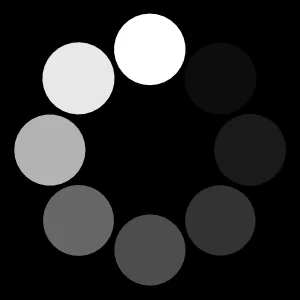
#> input picture img/webp/giphy.webp, 300 x 300 px
$ python blend_gif.py ../webp/giphy.webp ../webp/giphy.webp 5
#> lines starting #> are read from the running program, lines starting #| are printed output that depends on the picture
import os
import sys

from PIL import Image, ImageSequence
import numpy as np
import matplotlib.pyplot as plt
import moviepy.editor as mpy
import cv2 as cv


from gif_creation_2 import save_transparent_gif


def blend_with_alpha(frame, overlay, step_idx, total):
    """
    使用给定的 Alpha 值将帧与覆盖图混合。
    :param frame: 单帧图像 (PIL.Image)
    :param overlay: 覆盖图像 (PIL.Image)
    :param ratio: 0~1
    :return: 混合后的帧 (PIL.Image)
    """
    # 将帧和覆盖图转换为 RGBA 模式
    frame = frame.convert("RGBA")
    overlay = overlay.convert("RGBA")

    # 调整覆盖图大小以匹配帧
    overlay = overlay.resize(frame.size)
    alpha = overlay.getchannel('A')

    # 将帧和覆盖图转换为 NumPy 数组
    # frame_np = np.array(frame)
    overlay_np = np.array(overlay)

    # 计算混合因子
    # 51 is current color of texts
    step_size = (255 - 51) / total
    # overlay_np[:, :, :3] = overlay_np[:, :, :3] * factor
    # overlay_np = np.clip(overlay_np, 0, 255).astype(np.uint8)

    # erosion effect
    erosion_level = step_idx / total  # 控制消融程度
    # 随机选择像素位置
    rows, cols = np.where(np.random.rand(*overlay_np.shape[:2]) < erosion_level)
    for row, col in zip(rows, cols):
        # 更改选定像素的颜色
        overlay_np[row, col, :3] = [255, 255, 255]

    # Create a mask where alpha > 0
    '''
    # grow brighter gradually
    alpha = np.array(alpha)
    mask = alpha > 0
    # Apply the mask to the RGB channels and add the specified value
    beta = step_size * step_idx
    print(f"beta: {beta}")
    overlay_np[..., :3][mask] = np.clip(overlay_np[..., :3][mask] + beta, 0, 255)
    '''

    overlay_img = Image.fromarray(overlay_np)
    '''
    plt.imshow(overlay_img)
    plt.title('Overlay image')
    plt.show()
    '''

    blended_image = Image.alpha_composite(frame, overlay_img)
    '''
    plt.imshow(blended_image)
    plt.title('Blended image')
    plt.show()
    '''

    # 创建一个新的 Alpha 通道，基于动态 Alpha 值
    '''
    blended_np = frame_np.copy()
    blended_np[:, :, :] = frame_np[:, :, :] + overlay_np[:, :, :]

    # 创建一个新的 PIL 图像
    blended_image = Image.fromarray(blended_np.astype('uint8'))
    '''

    return blended_image


def process_gif(input_gif_path, overlay_png_path, output_gif_path, duration_ms):
    # 打开GIF文件和PNG覆盖图
#> called with input_gif_path = '../webp/giphy.webp', overlay_png_path = '../webp/giphy.webp', output_gif_path = 'output.gif', duration_ms = 5
    gif = Image.open(input_gif_path)
#> gif is the input picture: PIL image 300x300 RGBA; mean R, G, B, A 41.6, 41.6, 41.6, 255
    overlay = Image.open(overlay_png_path)

    frames = []
    total_frames = gif.n_frames
#> total_frames = 8
    print(f"Total {total_frames} frame in {input_gif_path}")
#| Total 8 frame in ../webp/giphy.webp

    for i, frame in enumerate(ImageSequence.Iterator(gif)):
        print(f"Processing frame {i}")
        # 混合帧和覆盖图
        blended_frame = blend_with_alpha(frame, overlay, i, total_frames)
        frames.append(blended_frame)
#> this loop made 8 passes
#> erosion_level in blend_with_alpha on passes 1 to 8: 0, 0.125, 0.25, 0.375, 0.5, 0.625, 0.75, 0.875
#| Processing frame 0
#| Processing frame 1
#| Processing frame 2
#| Processing frame 3
#| Processing frame 4
#| Processing frame 5
#| Processing frame 6
#| Processing frame 7
#> pass 2, in blend_with_alpha (call 2), `frame = frame.convert("RGBA")`:
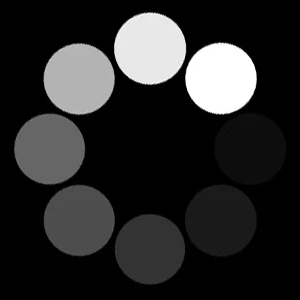
#> frame: PIL image 300x300 RGBA; mean R, G, B, A 41.7, 41.7, 41.7, 255
#> pass 2, in blend_with_alpha (call 2), `overlay_img = Image.fromarray(overlay_np)`:
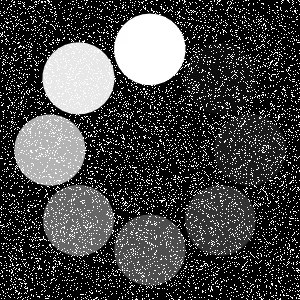
#> overlay_img: PIL image 300x300 RGBA; mean R, G, B, A 67.9, 67.9, 67.9, 255
#> pass 3, in blend_with_alpha (call 3), `frame = frame.convert("RGBA")`:
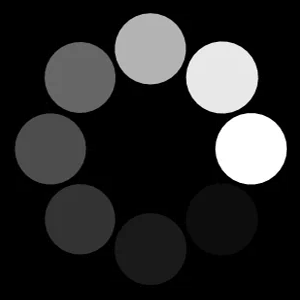
#> frame: PIL image 300x300 RGBA; mean R, G, B, A 41.7, 41.7, 41.7, 255
#> after the loop, frames = 8 items

    # 保存修改后的帧为新的GIF文件
    # duration: duration of each frame in ms
    frames[0].save(output_gif_path,
                   format='GIF',
                   append_images=frames[1:],
                   save_all=True,
                   optimize=False,
                   loop=0,
                   # Disposal method 2 ensures previous frame is cleared before displaying the next one
                   disposal=2,
                   duration=duration_ms)
    # save_transparent_gif(frames, duration_ms, output_gif_path)

    '''
    fps = 1000 / duration_ms
    frames = [np.array(f) for f in frames]
    clip = mpy.ImageSequenceClip(frames, fps=fps)
    clip.write_gif(output_gif_path, fps=fps)
    '''


def main():
    input_gif = sys.argv[1]
    overlay_png = sys.argv[2]
    duration_ms = int(sys.argv[3])
    output_gif = "output.gif"
    process_gif(input_gif, overlay_png, output_gif, duration_ms)


if __name__ == '__main__':
    main()
